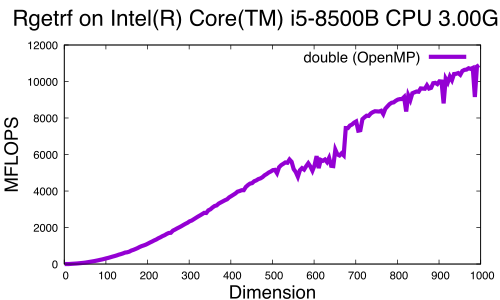

Write the gnuplot code that produced this figure.
set xlabel font "Helvetica,20"
set ylabel font "Helvetica,20"
set key font "Helvetica,16"
set title font "Helvetica,24"
set title "Rgetrf on Intel(R) Core(TM) i5-8500B CPU @ 3.00GHz "
set xlabel "Dimension"
set ylabel "MFLOPS"
#set terminal postscript eps color enhanced
set terminal pdf

plot \
"log.Rgetrf.double_opt"	    using 1:3 title 'double (OpenMP)'        with lines linewidth 6
